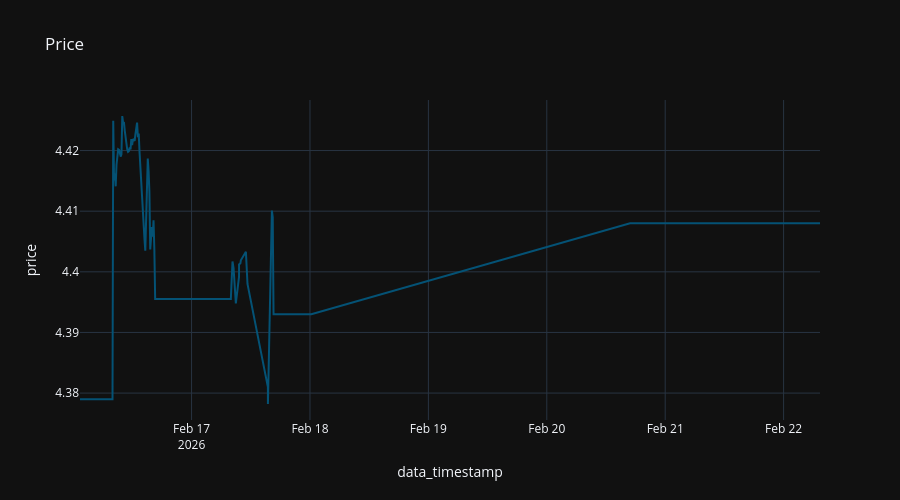

This figure's notebook cell:
### Code cell
x = df[df['ticker'] == asset_ticker][['data_timestamp', 'price', 'ticker']].sort_values(by="data_timestamp")

fig = px.line (
  x,
  "data_timestamp",
  "price",
  title="Price"
#   color_discrete_sequence="Tealgrn_r",
)

fig.update_layout (
  height=500,
)

### Figure 1 — Plotly figure (JSON) as saved in the notebook; plotly's stock layout.template omitted (floating-point values rounded to 4 significant figures; data arrays with more than 128 entries replaced by an {"elided": "..."} marker saying what was removed)
{"data": [{"hovertemplate": "data_timestamp=%{x}<br>price=%{y}<extra></extra>", "legendgroup": "", "line": {"color": "rgb(4, 82, 117)", "dash": "solid"}, "marker": {"symbol": "circle"}, "mode": "lines", "name": "", "orientation": "v", "showlegend": false, "type": "scatter", "x": {"elided": "461 str values"}, "xaxis": "x", "y": {"elided": "461 float values"}, "yaxis": "y"}], "layout": {"height": 500, "legend": {"tracegroupgap": 0}, "title": {"text": "Price"}, "xaxis": {"anchor": "y", "domain": [0, 1], "title": {"text": "data_timestamp"}}, "yaxis": {"anchor": "x", "domain": [0, 1], "title": {"text": "price"}}}}
